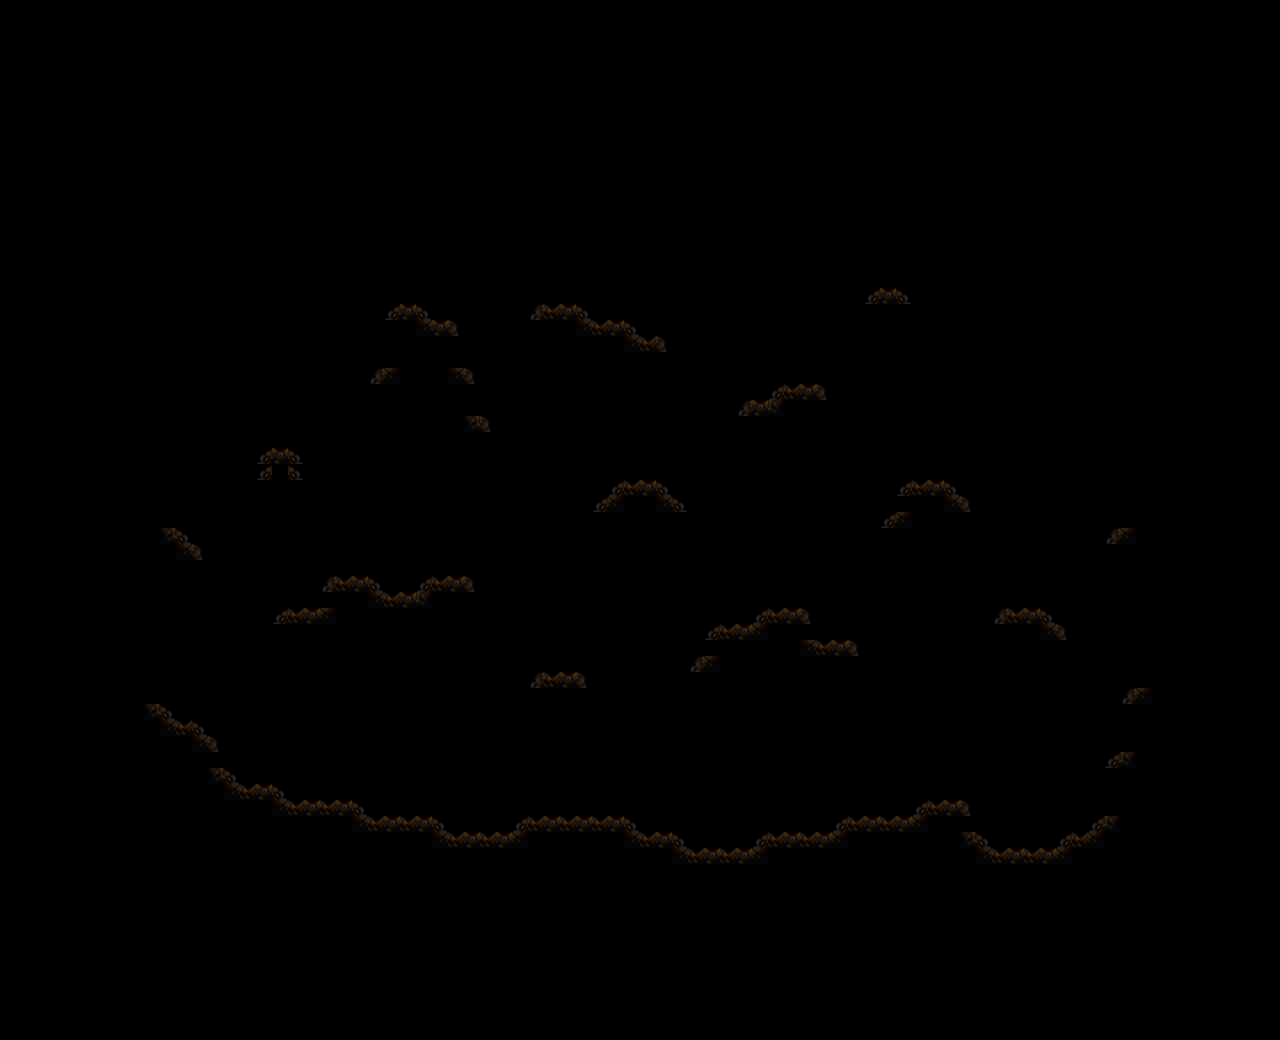

This is a level from a 2D game, rendered from its Tiled map with the project's own tilesets. A one-line summary and the map file follow, with tile-layer data summarised:
An orthogonal 80x65 tile map with 16x16 px tiles, 1 tile layer (Front), 2 hidden layers not drawn, 3 tilesets.

<map version="1.10" tiledversion="1.11.0" orientation="orthogonal" renderorder="right-down" width="80" height="65" tilewidth="16" tileheight="16" infinite="0" nextlayerid="5" nextobjectid="1">
 <tileset firstgid="1" name="Cave_Back" tilewidth="16" tileheight="16" tilecount="3150" columns="70">
  <image source="Cave_Back.png" width="1120" height="720" />
 </tileset>
 <tileset firstgid="3151" name="Cave_Buildings" tilewidth="16" tileheight="16" tilecount="3150" columns="70">
  <image source="Cave_Buildings.png" width="1120" height="720" />
 </tileset>
 <tileset firstgid="6301" name="Cave_Front" tilewidth="16" tileheight="16" tilecount="3150" columns="70">
  <image source="Cave_Front.png" width="1120" height="720" />
 </tileset>
 <layer id="1" name="Back" width="80" height="65" visible="0">
  <data>[5200 cells, 3150 non-empty, 3150 distinct tile ids]</data>
 </layer>
 <layer id="3" name="Buildings" width="80" height="65" visible="0">
  <data>[5200 cells, 3862 non-empty, 1779 distinct tile ids]</data>
 </layer>
 <layer id="4" name="Front" width="80" height="65">
  <data>[5200 cells, 3150 non-empty, 3150 distinct tile ids]</data>
 </layer>
</map>
